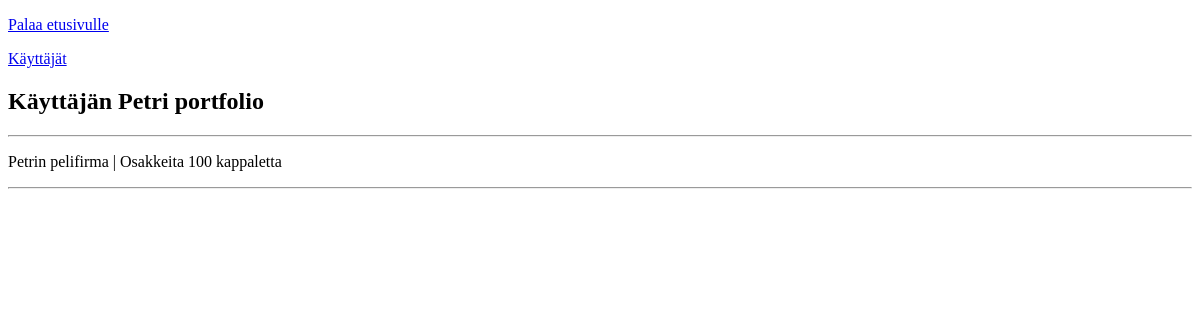
/users/Petri, run on an earlier commit of the app's database.
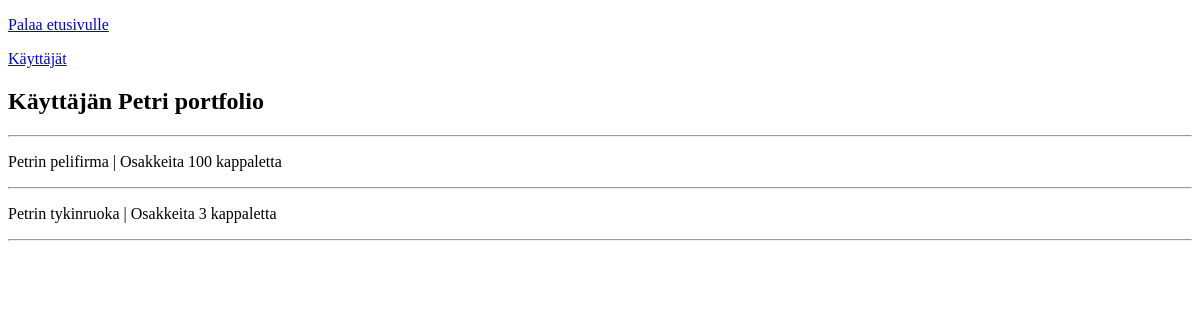
And on a later commit of the database.
### tables this page shows
CREATE TABLE companies (id INTEGER PRIMARY KEY, name TEXT UNIQUE, stock_amount INTEGER, last_price INTEGER, owner TEXT, industry TEXT);

CREATE TABLE portfolios (id INTEGER PRIMARY KEY, user_id INTEGER REFERENCES users, company_id INTEGER REFERENCES companies, amount INTEGER);

### app.py (the view)
@app.route("/users/<string:username>")
def show_user(username):
    portfolio = user.get_portfolio(username)
    return render_template("user.html", portfolio = portfolio, username = username)

### db.py (called while the page is built)
def get_connection():
    con = sqlite3.connect("database.db")
    con.execute("PRAGMA foreign_keys = ON")
    con.row_factory = sqlite3.Row
    return con

def query(sql, params=[]):
    con = get_connection()
    result = con.execute(sql, params).fetchall()
    con.close()
    return result

### user.py (called while the page is built)
def get_portfolio(username):
    sql = """SELECT c.name, p.amount
            FROM companies c, portfolios p, users u
            WHERE c.id = p.company_id AND u.id = p.user_id AND u.username = ? """
    return db.query(sql, [username])

### templates/user.html (shortened to what this page needs)
<!DOCTYPE html>
<html>
<head>
</head>
<body>
  <p>
    <a href="/">Palaa etusivulle</a>
  </p>
  <p>
    <a href="/users">Käyttäjät</a>
  </p>
  <h2> Käyttäjän {{ username }} portfolio</h2>
  <hr />
  {% for company in portfolio %}
  <p>
     {{ company.name }} | Osakkeita {{ company.amount }} kappaletta
  <hr />
  {% endfor %}
</body>

What changed in the data, as far as the page shows it:
no longer on this page (row unchanged): companies: owner "Petri"
added portfolios: name "Petrin tykinruoka", amount "3"
Also different on the page:
{{ username }}: (not shown) → "Petri"
